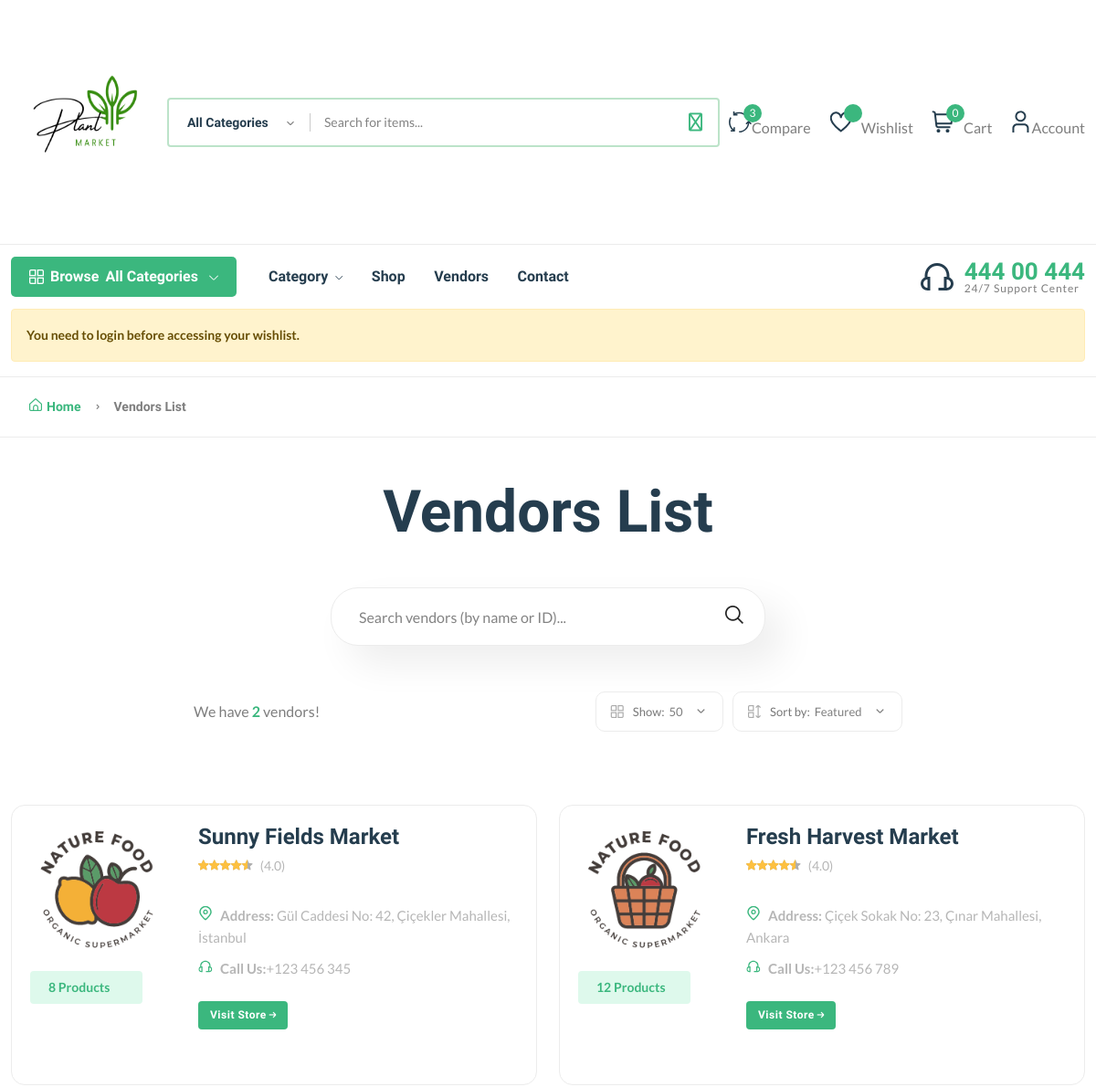
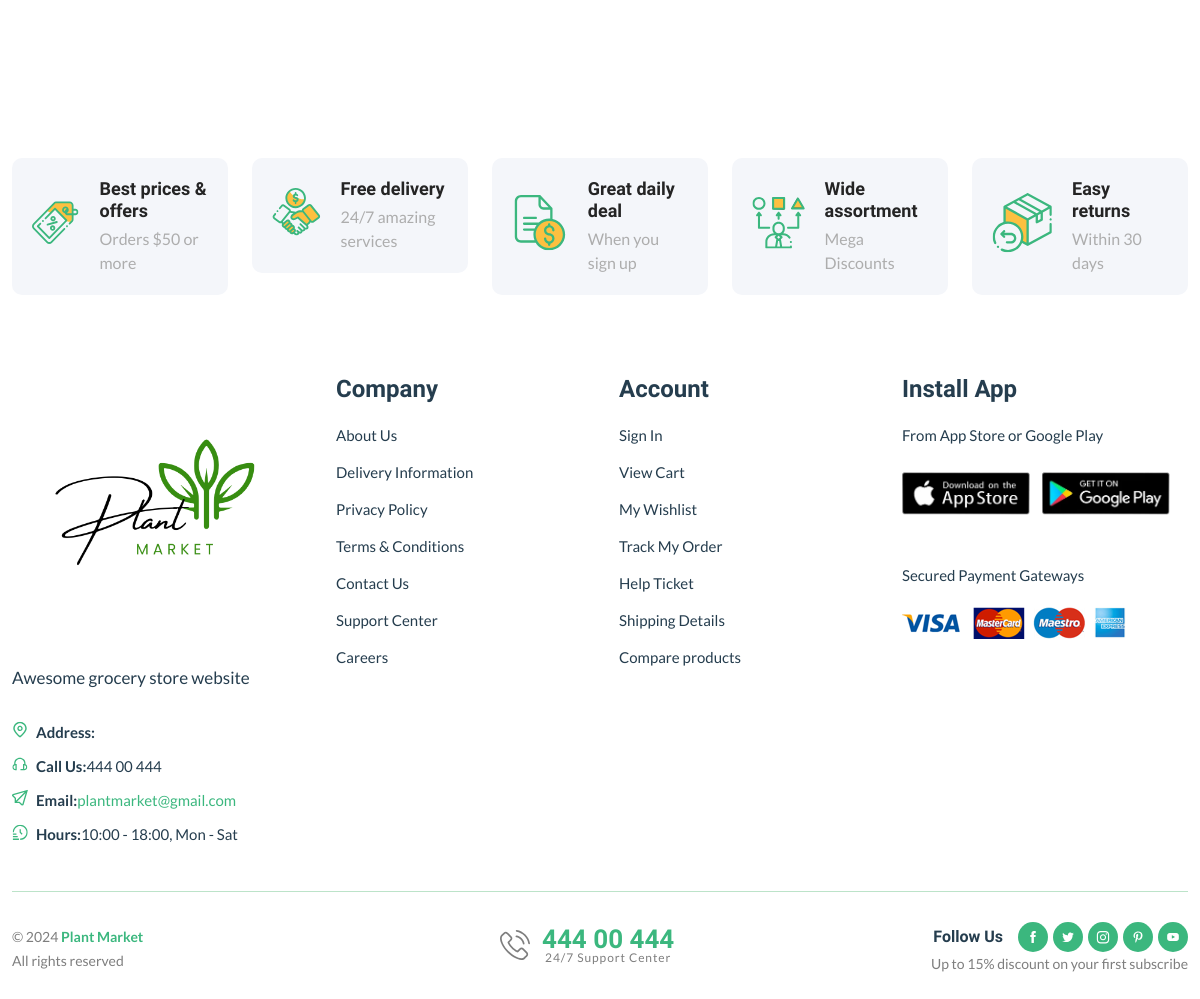
Screenshot of /vendor/ with the database file from the repository (2 pictures, top to bottom).
### core/models.py (models this page shows, shortened)
class Vendor(models.Model):
    vid = ShortUUIDField(unique=True, length=10, max_length=20, prefix="ven", alphabet="abcdefgh12345")
    title = models.CharField(max_length=100, default="Nestify") #satici ismi
    image = models.ImageField(upload_to=user_direvtory_path, default="vendor.jpg")
    cover_image = models.ImageField(upload_to=user_direvtory_path, default="vendor.jpg")
    description = RichTextUploadingField(null=True, blank=True, default="i am an amazing vendor")
    address = models.CharField(max_length=100, default="123 Main street.")
    contact = models.CharField(max_length=100, default= "+123 456 789")
    chat_resp_time = models.CharField(max_length=100, default="100")
    shipping = models.CharField(max_length=100, default="100")
    authentic_rating = models.CharField(max_length=100, default="100")
    days_return = models.CharField(max_length=100, default="100")
    warranty_period = models.CharField(max_length=100, default="100")
    user = models.ForeignKey(User, on_delete=models.SET_NULL, null=True)
    class Meta:
        verbose_name_plural = "Vendors"

### core/views.py (the view)
# urls.py: path("vendor/", vendor_list_view, name="vendor-list"),
def vendor_list_view(request):
    vendors= Vendor.objects.all()
    context = {
        "vendors": vendors,
    }
    return render(request, "core/vendor-list.html", context)

### core/context_processor.py (called while the page is built)
def default(request):
    categories = Category.objects.all()
    vendors = Vendor.objects.all()
    min_max_price = Product.objects.aggregate(Min("price"), Max("price"))
    try:
        wishlist = wishlist_model.objects.filter(user=request.user)
    except:
        messages.warning(request,"You need to login before accessing your wishlist.")
        wishlist = 0
    try:
        address = Address.objects.get(user=request.user)
    except:
        address = None
    return {
        'categories':categories,
        'wishlist':wishlist,
        'address':address,
        'vendors':vendors,
        'min_max_price':min_max_price,
    }

### templates/core/vendor-list.html (shortened to what this page needs)
{% extends 'partials/base.html' %}
{% load static %}
{% block content %}
    <main class="main pages mb-80">
        <div class="page-header breadcrumb-wrap">
            <div class="container">
                <div class="breadcrumb">
                    <a href="http://127.0.0.1:8000" rel="nofollow"><i class="fi-rs-home mr-5"></i>Home</a>
                    <span></span> Vendors List
                </div>
            </div>
        </div>
        <div class="page-content pt-50">
            <div class="container">
                <div class="archive-header-2 text-center">
                    <h1 class="display-2 mb-50">Vendors List</h1>
                    <div class="row">
                        <div class="col-lg-5 mx-auto">
                            <div class="sidebar-widget-2 widget_search mb-50">
                                <div class="search-form">
                                    <form action="#">
                                        <input type="text" placeholder="Search vendors (by name or ID)..." />
                                        <button type="submit"><i class="fi-rs-search"></i></button>
                                    </form>
                                </div>
                            </div>
                        </div>
                    </div>
                </div>
                <div class="row mb-50">
                    <div class="col-12 col-lg-8 mx-auto">
                        <div class="shop-product-fillter">
                            <div class="totall-product">
                                <p>We have <strong class="text-brand">{{vendors.count}}</strong> vendor{{vendors.count|pluralize}}!</p>
                            </div>
                            <div class="sort-by-product-area">
                                <div class="sort-by-cover mr-10">
                                    <div class="sort-by-product-wrap">
                                        <div class="sort-by">
                                            <span><i class="fi-rs-apps"></i>Show:</span>
                                        </div>
                                        <div class="sort-by-dropdown-wrap">
                                            <span> 50 <i class="fi-rs-angle-small-down"></i></span>
                                        </div>
                                    </div>
                                </div>
                                <div class="sort-by-cover">
                                    <div class="sort-by-product-wrap">
                                        <div class="sort-by">
                                            <span><i class="fi-rs-apps-sort"></i>Sort by:</span>
                                        </div>
                                        <div class="sort-by-dropdown-wrap">
                                            <span> Featured <i class="fi-rs-angle-small-down"></i></span>
                                        </div>
                                    </div>
                                </div>
                            </div>
                        </div>
                    </div>
                </div>
                <div class="row vendor-grid">
                    {% for v in vendors %}
                    <div class="col-lg-6 col-md-6 col-12 col-sm-6">
                        <div class="vendor-wrap style-2 mb-40">
                            <div class="vendor-img-action-wrap">
                                <div class="vendor-img">
                                    <a href="{% url 'core:vendor-detail' v.vid %}">
                                        <img class="default-img" src="{{v.image.url}}" alt="" />
                                    </a>
                                </div>
                                <div class="mt-10">
                                    <span class="font-small total-product">{{v.product.all.count}}  Products</span>
                                </div>
                            </div>
                            <div class="vendor-content-wrap">
                                <div class="mb-30">
                                    <h4 class="mb-5"><a href="{% url 'core:vendor-detail' v.vid %}">{{v.title}}</a></h4>
                                    <div class="product-rate-cover">
                                        <div class="product-rate d-inline-block">
                                            <div class="product-rating" style="width: 90%"></div>
                                        </div>
                                        <span class="font-small ml-5 text-muted"> (4.0)</span>
                                    </div>
                                    <div class="vendor-info d-flex justify-content-between align-items-end mt-30">
                                        <ul class="contact-infor text-muted">
                                            <li><img src="assets/imgs/theme/icons/icon-location.svg" alt="" /><strong>Address: </strong> <span>{{v.address}}</span></li>
                                            <li><img src="assets/imgs/theme/icons/icon-contact.svg" alt="" /><strong>Call Us:</strong><span>{{v.contact}}</span></li>
                                        </ul>
                                        <br>
                                    </div>
                                    <br>
                                    <a href="{% url 'core:vendor-detail' v.vid %}" class="btn btn-xs">Visit Store <i class="fi-rs-arrow-small-right"></i></a>
                                </div>
                            </div>
                        </div>
                    </div>
                    {% endfor %}
                </div>
            </div>
        </div>
    </main>
    {% endblock content %}

### rows the page displays
Vendor: image (picture), product.all.count "8", title "Sunny Fields Market", address "Gül Caddesi No: 42, Çiçekler Mahallesi, İstanbul", contact "+123 456 345"
Vendor: image (picture), product.all.count "12", title "Fresh Harvest Market", address "Çiçek Sokak No: 23, Çınar Mahallesi, Ankara", contact "+123 456 789"

### other values shown
{{ request.session.cart_data_obj|length }} "0"
{{ message }} "You need to login before accessing your wishlist."
{{ vendors.count }} "2"
